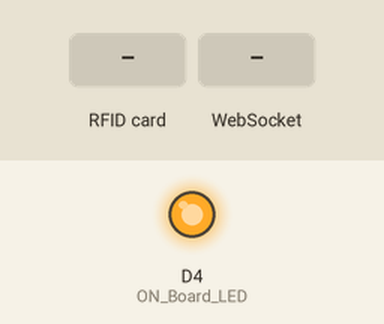
The sketch below on a simulated ESP8266 (NodeMCU). On the bench: output pins drawn as LEDs (lit = HIGH). Inputs (shaded band) come from the test bench. WiFi joins after 1.5 s; servers stay silent unless stated; what the sketch prints to the serial monitor is not drawn.

Above: at 3.2 s.
3.3 s: RFID card 5E 7A 19 C4 held to the reader
At 4.1 s:
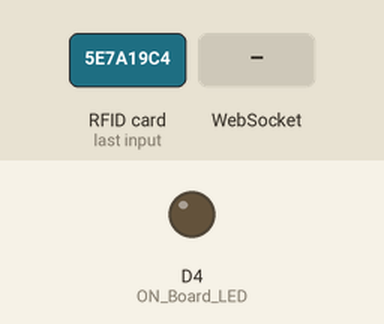
4.8 s: WebSocket text "1" received
Timing chart, 0 to 7.8 s (numbered marks = the images above; inputs shaded):
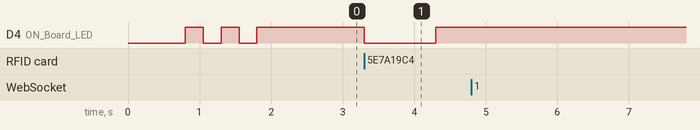

The sketch:

rfid.ino
```cpp
#include <ESP8266WiFi.h>
#include <SPI.h>
#include <MFRC522.h>
#include <WebSocketsClient.h>

#define SS_PIN D8  //--> SDA / SS is connected to pinout D2
#define RST_PIN D3  //--> RST is connected to pinout D1
MFRC522 mfrc522(SS_PIN, RST_PIN);  //--> Create MFRC522 instance.

#define ON_Board_LED 2  //--> Defining an On Board LED, used for indicators when the process of connecting to a wifi router

const char* ssid = "{replace}"; // --> Change to wifi ssid
const char* password = "{replace}"; // --> Change to wifi password

const char* computer_ip_address = "{replace}"; // --> Change to computer's ip address
const int port = 4000;
const char* path = "/user";

int readsuccess;
byte readcard[4];
char str[32] = "";
String StrUID;

WebSocketsClient webSocket;

void setup() {
  Serial.begin(115200);
  SPI.begin();
  mfrc522.PCD_Init();

  delay(500);

  WiFi.begin(ssid, password);
  Serial.println("");

  pinMode(ON_Board_LED, OUTPUT);
  digitalWrite(ON_Board_LED, HIGH);

  Serial.print("Connecting");
  while (WiFi.status() != WL_CONNECTED) {
    Serial.print(".");
    digitalWrite(ON_Board_LED, LOW);
    delay(250);
    digitalWrite(ON_Board_LED, HIGH);
    delay(250);
  }
  digitalWrite(ON_Board_LED, HIGH);
  Serial.println("");
  Serial.print("Successfully connected to: ");
  Serial.println(ssid);
  Serial.print("IP address: ");
  Serial.println(WiFi.localIP());

  Serial.println("Please tag a card or keychain to see the UID!");
  Serial.println("");

  // Initialize WebSocket client and set up event handlers
  webSocket.begin(computer_ip_address, port, path);
  webSocket.onEvent(webSocketEvent);
  webSocket.setReconnectInterval(5000);
}

void loop() {
  webSocket.loop();
  readsuccess = getid();

  if (readsuccess) {
    digitalWrite(ON_Board_LED, LOW);
    Serial.print(StrUID);
    webSocket.sendTXT(StrUID); // Send UID over WebSocket connection
    delay(1000);
    digitalWrite(ON_Board_LED, HIGH);
  }
}

int getid() {
  if (!mfrc522.PICC_IsNewCardPresent()) {
    return 0;
  }
  if (!mfrc522.PICC_ReadCardSerial()) {
    return 0;
  }

  Serial.print("THE UID OF THE SCANNED CARD IS: ");
  for (int i = 0; i < 4; i++) {
    readcard[i] = mfrc522.uid.uidByte[i];
    array_to_string(readcard, 4, str);
    StrUID = str;
  }
  mfrc522.PICC_HaltA();
  return 1;
}

void array_to_string(byte array[], unsigned int len, char buffer[]) {
  for (unsigned int i = 0; i < len; i++) {
    byte nib1 = (array[i] >> 4) & 0x0F;
    byte nib2 = (array[i] >> 0) & 0x0F;
    buffer[i * 2 + 0] = nib1 < 0xA ? '0' + nib1 : 'A' + nib1 - 0xA;
    buffer[i * 2 + 1] = nib2 < 0xA ? '0' + nib2 : 'A' + nib2 - 0xA;
  }
  buffer[len * 2] = '\0';
}

void webSocketEvent(WStype_t type, uint8_t * payload, size_t length) {
  switch(type) {
    case WStype_DISCONNECTED:
      Serial.println("WebSocket disconnected");
      break;
    case WStype_CONNECTED:
      Serial.println("WebSocket connected");
      break;
    case WStype_TEXT:
      Serial.printf("[%u] Received text: %s\n", length, payload);
      break;
  }
}
```

Measured:
- after the input at 3.3 s, D4 (ON_Board_LED): HIGH → LOW at once, → HIGH 1.0 s later
- after the input at 4.8 s, every drawn part: stays the same
